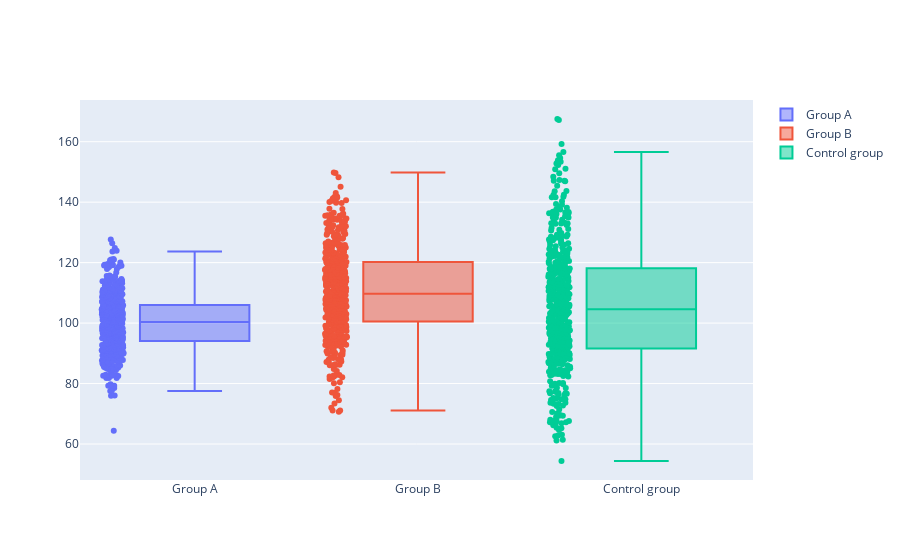

The notebook cell this image was saved under:
### Markdown cell above
## Add the data point values

### Code cell
trace = []
vals = [group_a, group_b, control_group]
groups = ["Group A", "Group B", "Control group"]

for i in range(0, len(groups)):
        trace.append(go.Box(y = vals[i],
                           name = groups[i],
                           boxpoints = "all",
                           jitter = 0.2,
                           pointpos = -1.5))
        
data = trace

# iplot({"data":data}) # Old way!!
pio.show(dict(data=data)) # Using another technique for dictionary!

### Figure 1 — Plotly figure (JSON) as saved in the notebook; plotly's stock layout.template omitted (floating-point values rounded to 4 significant figures; data arrays with more than 128 entries replaced by an {"elided": "..."} marker saying what was removed)
{"data": [{"boxpoints": "all", "jitter": 0.2, "name": "Group A", "pointpos": -1.5, "type": "box", "y": {"elided": "500 float values"}}, {"boxpoints": "all", "jitter": 0.2, "name": "Group B", "pointpos": -1.5, "type": "box", "y": {"elided": "500 float values"}}, {"boxpoints": "all", "jitter": 0.2, "name": "Control group", "pointpos": -1.5, "type": "box", "y": {"elided": "500 float values"}}], "layout": {"autosize": true, "xaxis": {"autorange": true, "range": [-0.507, 2.5], "type": "category"}, "yaxis": {"autorange": true, "range": [48.1, 173.8], "type": "linear"}}}
